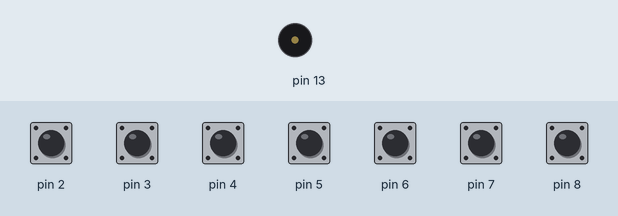
The sketch below on a simulated Arduino Uno, built with avr-gcc and run on an emulated ATmega328P. On the bench: buzzer (waves = sounding). The inputs (shaded band) are chosen by the test bench; at power-on: pin 2–8 HIGH.

Above: at 1.2 s.
1.3 s: pin 2 pulled LOW for 0.15 s
At 1.38 s:
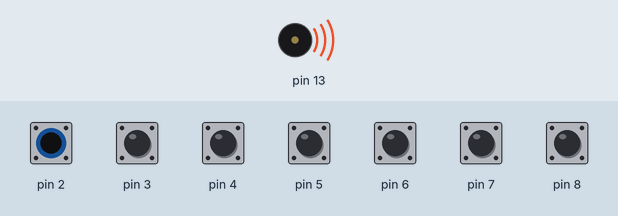
Timing chart, 0 to 4.3 s (numbered marks = the images above; inputs shaded):
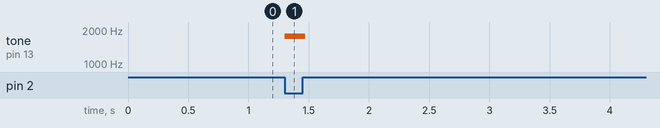

The sketch:

sketch.ino
```cpp
int orig[5] = {1760, 1976, 2093, 2349, 2638}; /*A B C D E*/
int frequencies[5] = {1760, 1976, 2093, 2349, 2638}; /*A B C D E*/
void wait(int pin)
{
	int pressed;
	do {
		pressed = digitalRead(pin);
	} while(pressed == LOW);
}
void setup()
{
	pinMode(13, OUTPUT);
	for (int i = 2; i < 9; ++i)
		pinMode(i, INPUT_PULLUP);
}
void loop()
{
	for (int i = 0; i < 5; i++)
		if (frequencies[i] <= orig[i]/16 )
			frequencies[i] = orig[i]/8;
	for (int i = 0; i < 5; i++)
		if (digitalRead(i + 2) == LOW)
			tone(13, frequencies[i], 20);
	if (digitalRead(7) == LOW){
		for (int i = 0; i < 5; i++)
			frequencies[i] /= 2;
		wait(7);
	}
	else if (digitalRead(8) == LOW){
		for (int i = 0; i < 5; i++)
			frequencies[i] *= 2;
		wait(8);
	}
}
```

Measured:
- after the input at 1.3 s, tone on pin 13: silent → 1760 Hz at once, → silent 0.17 s later
